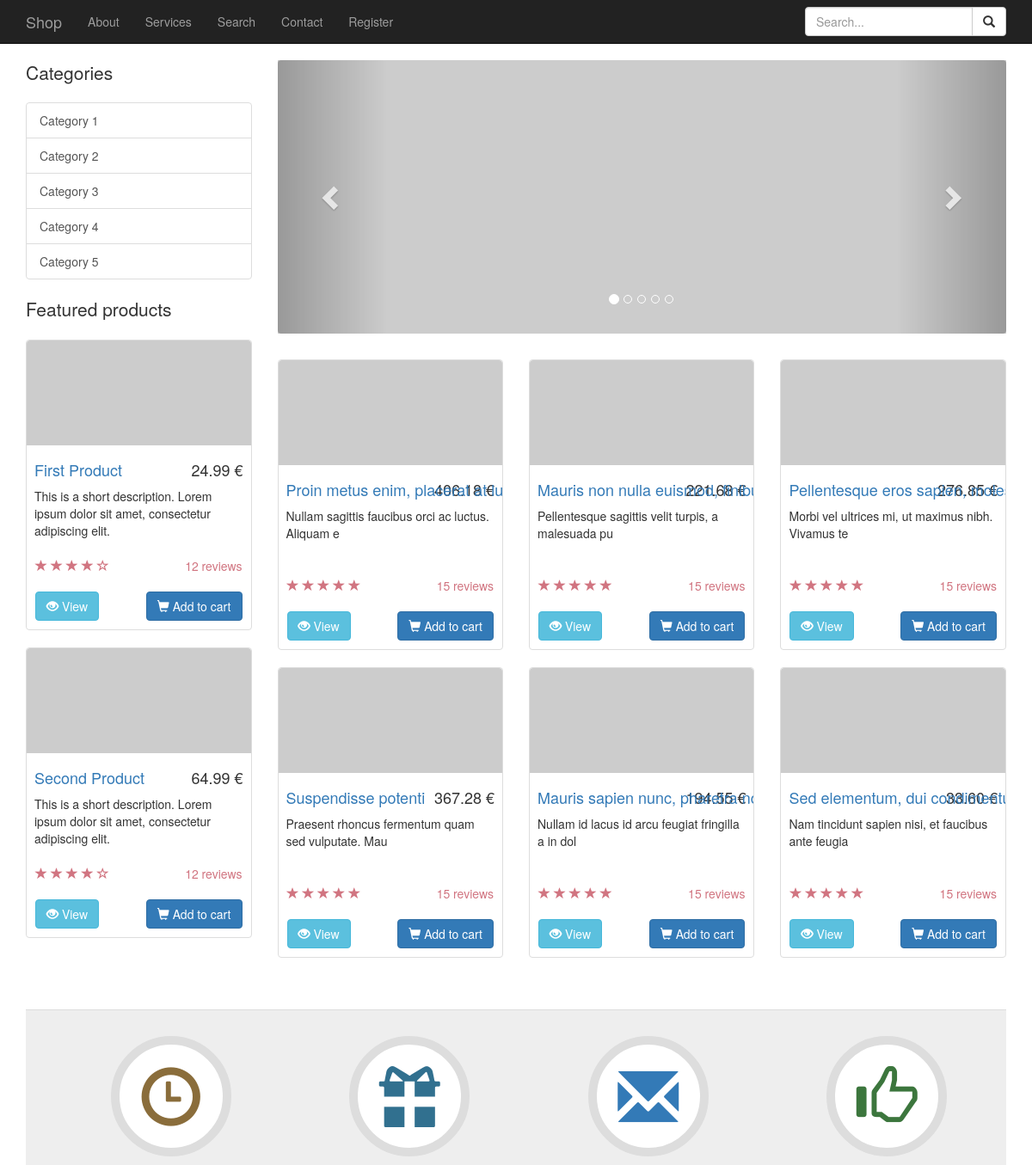
Before: / (upper part) with the older database file.
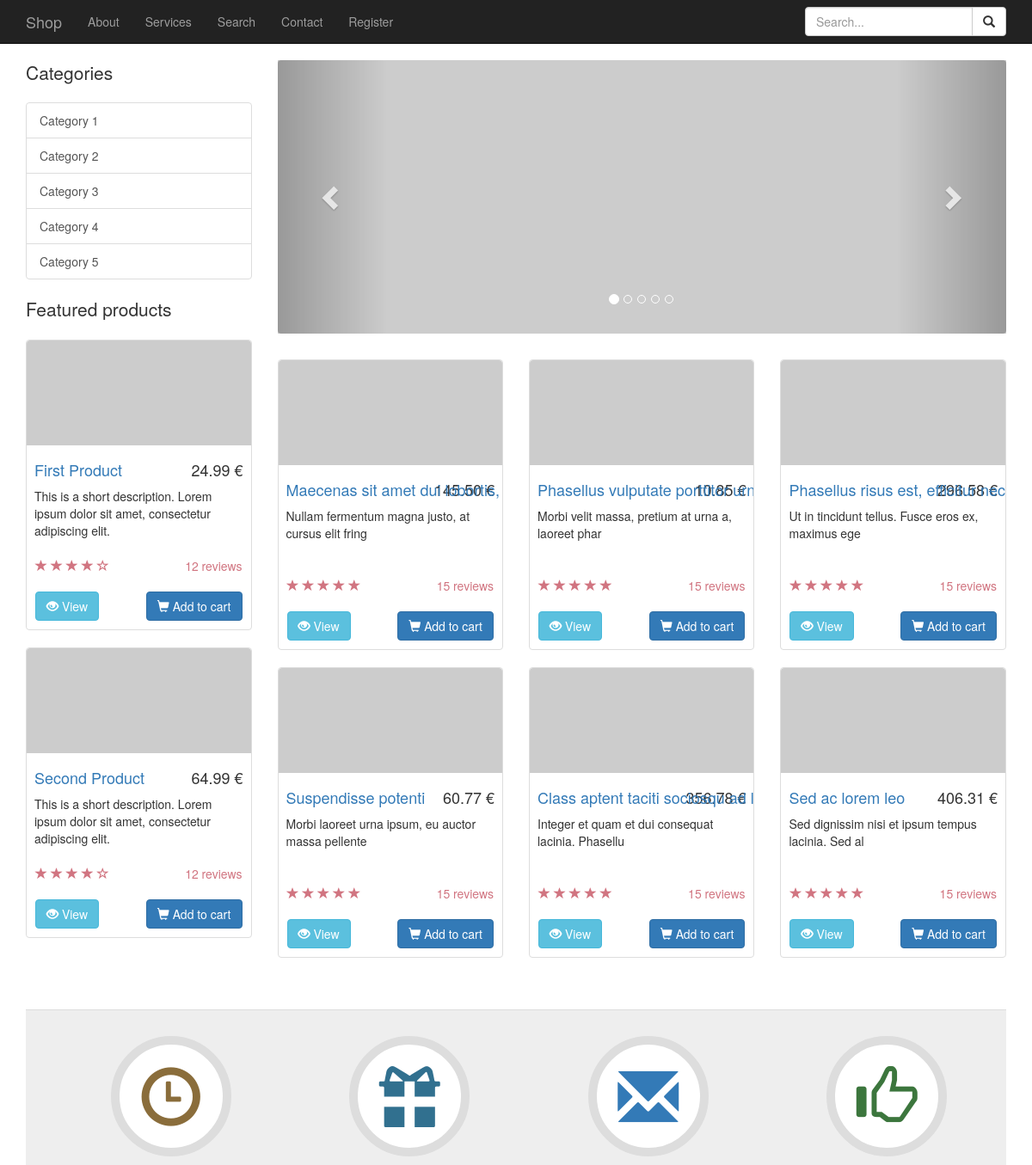
After: the same page with the newer database file.
### tables this page shows
CREATE TABLE IF NOT EXISTS products (
  id int(11) NOT NULL,
  category int(3) NOT NULL,
  name varchar(255) NOT NULL,
  description text NOT NULL,
  price decimal(11,2) NOT NULL,
  picture varchar(255) DEFAULT NULL,
  rating decimal(2,1) NULL DEFAULT 0.0,
  date DATETIME NULL DEFAULT CURRENT_TIMESTAMP
);

### index.php (the view, shortened to what this page needs)
<?php
include_once 'header.php';
$last_products = $db->query('SELECT * FROM products ORDER BY date DESC LIMIT 6')->fetchAll();
?>
        <div class="row">
            <?php include_once 'sidebar.php' ?>
            <div class="col-md-9">
                <div class="row carousel-holder">
                    <div class="col-md-12">
                        <div id="carousel-example-generic" class="carousel slide" data-ride="carousel">
                            <ol class="carousel-indicators">
                                <li data-target="#carousel-example-generic" data-slide-to="0" class="active"></li>
                                <li data-target="#carousel-example-generic" data-slide-to="1"></li>
                                <li data-target="#carousel-example-generic" data-slide-to="2"></li>
                                <li data-target="#carousel-example-generic" data-slide-to="3"></li>
                                <li data-target="#carousel-example-generic" data-slide-to="4"></li>
                            </ol>
                            <div class="carousel-inner">
                                <div class="item active">
                                    <img class="slide-image" src="http://placehold.it/800x300" alt="">
                                </div>
                            </div>
                            <a class="left carousel-control" href="#carousel-example-generic" data-slide="prev">
                                <span class="glyphicon glyphicon-chevron-left"></span>
                            </a>
                            <a class="right carousel-control" href="#carousel-example-generic" data-slide="next">
                                <span class="glyphicon glyphicon-chevron-right"></span>
                            </a>
                        </div>
                    </div>
                </div>
                <div class="row">
                    <?php foreach($last_products as $product) { ?>
                    <div class="product col-sm-4 col-lg-4 col-md-4">
                        <div class="thumbnail">
                            <img src="http://placehold.it/320x150" alt="">
                            <div class="caption">
                                <h4 class="pull-right"><?= $product['price'] ?> €</h4>
                                <h4><a href="#"><?= $product['name'] ?></a>
                                </h4>
                                <p><?= substr($product['description'], 0, 50) ?></p>
                            </div>
                            <div class="ratings">
                                <p class="pull-right">15 reviews</p>
                                <p>
                                    <span class="glyphicon glyphicon-star"></span>
                                    <span class="glyphicon glyphicon-star"></span>
                                    <span class="glyphicon glyphicon-star"></span>
                                    <span class="glyphicon glyphicon-star"></span>
                                    <span class="glyphicon glyphicon-star"></span>
                                </p>
                            </div>
                            <div class="btns clearfix">
                                <a class="btn btn-info pull-left" href="product.html"><span class="glyphicon glyphicon-eye-open"></span> View</a>
                                <a class="btn btn-primary pull-right" href="product.html"><span class="glyphicon glyphicon-shopping-cart"></span> Add to cart</a>
                            </div>
                        </div>
                    </div>
                    <?php } ?>
                </div>
            </div>
        </div>
<?php include_once 'footer.php' ?>

Changed rows visible on the page:
no longer on this page (row edited): products: price "406.18", name "Proin metus enim, placerat at…", description "Nullam sagittis faucibus orci ac luctus. Aliquam e"
no longer on this page (row edited): products: price "221.68", name "Mauris non nulla euismod,…", description "Pellentesque sagittis velit turpis, a malesuada pu"
no longer on this page (row edited): products: price "276.85", name "Pellentesque eros sapien,…", description "Morbi vel ultrices mi, ut maximus nibh. Vivamus te"
no longer on this page (row edited): products: price "367.28", name "Suspendisse potenti", description "Praesent rhoncus fermentum quam sed vulputate. Mau"
no longer on this page (row edited): products: price "194.55", name "Mauris sapien nunc, pharetra…", description "Nullam id lacus id arcu feugiat fringilla a in dol"
no longer on this page (row edited): products: price "33.60", name "Sed elementum, dui…", description "Nam tincidunt sapien nisi, et faucibus ante feugia"
now on this page (row edited): products: price "145.50", name "Maecenas sit amet dui lobortis,…", description "Nullam fermentum magna justo, at cursus elit fring"
now on this page (row edited): products: price "10.85", name "Phasellus vulputate porttitor…", description "Morbi velit massa, pretium at urna a, laoreet phar"
now on this page (row edited): products: price "296.58", name "Phasellus risus est, efficitur nec…", description "Ut in tincidunt tellus. Fusce eros ex, maximus ege"
now on this page (row edited): products: price "60.77", name "Suspendisse potenti", description "Morbi laoreet urna ipsum, eu auctor massa pellente"
now on this page (row edited): products: price "356.78", name "Class aptent taciti sociosqu ad…", description "Integer et quam et dui consequat lacinia. Phasellu"
now on this page (row edited): products: price "406.31", name "Sed ac lorem leo", description "Sed dignissim nisi et ipsum tempus lacinia. Sed al"
